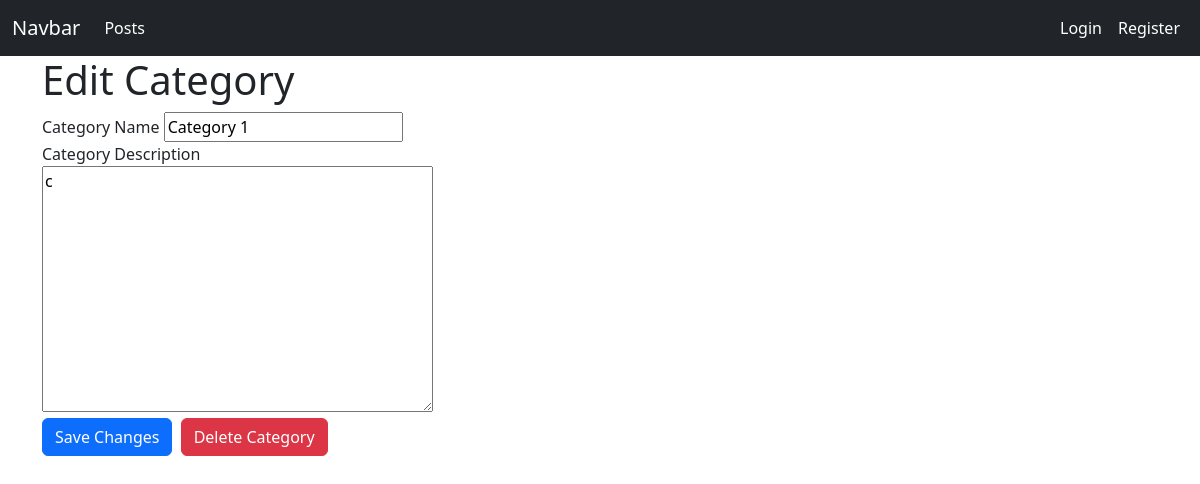
The app's page /editaCategory/1, older data.
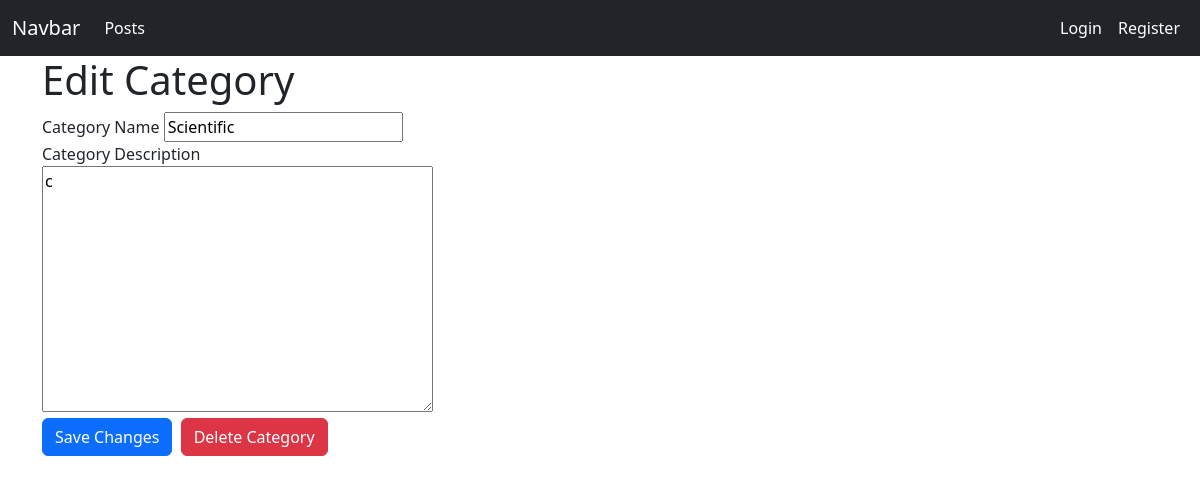
The same page, newer data.
### BlogApplication/models.py (models this page shows, shortened)
class BlogCategory(models.Model):
    author = models.ForeignKey(User, on_delete=models.CASCADE)
    name = models.CharField(max_length=200)
    description = models.TextField(null=True, blank=True)
    class Meta:
        verbose_name_plural = "Blog Categories"  # For Admin Panel

### BlogApplication/views.py (the view)
# urls.py: path('editaCategory/<int:pk>', views.editCategory, name='editCategory'),
def editCategory(request, pk):
    category = BlogCategory.objects.get(id=pk)
    form = BlogCategoryForm(instance=category)
    if request.method == 'POST':
        form = BlogCategoryForm(request.POST, instance=category)
        if form.is_valid():
            form.save()
            return redirect("categories")
    context = {'form': form, 'categoryID': pk}
    return render(request, 'BlogApplication/EditCategory.html', context)

### BlogApplication/forms.py
class BlogCategoryForm(forms.ModelForm):
    class Meta:
        model = BlogCategory
        fields = ['name', 'description']

### BlogApplication/templates/BlogApplication/EditCategory.html (shortened to what this page needs)
{% extends "BlogApplication/Base/Base.html" %}
{% block container %}
  <div class="container">
    <h1>Edit Category</h1>
    <form method='post'>
      <div class="form-group">
        <label for="categoryName">Category Name</label>
        {{form.name}}
      </div>
      <div class="form-group">
        <label for="categoryDescription">Category Description</label></br>
        {{form.description}}
      </div>
      <button type="submit" class="btn btn-primary">Save Changes</button>
      <a href = "{%url 'deleteCategory' pk=categoryID%}" class="btn btn-danger mx-1" onclick="return confirm('Are you sure you want to delete this post?');">Delete Category</a>
    </form>
  </div>
{% endblock %}

Row changes from the older to the newer data that the page shows:
changed BlogCategory: name "Category 1" → "Scientific"
